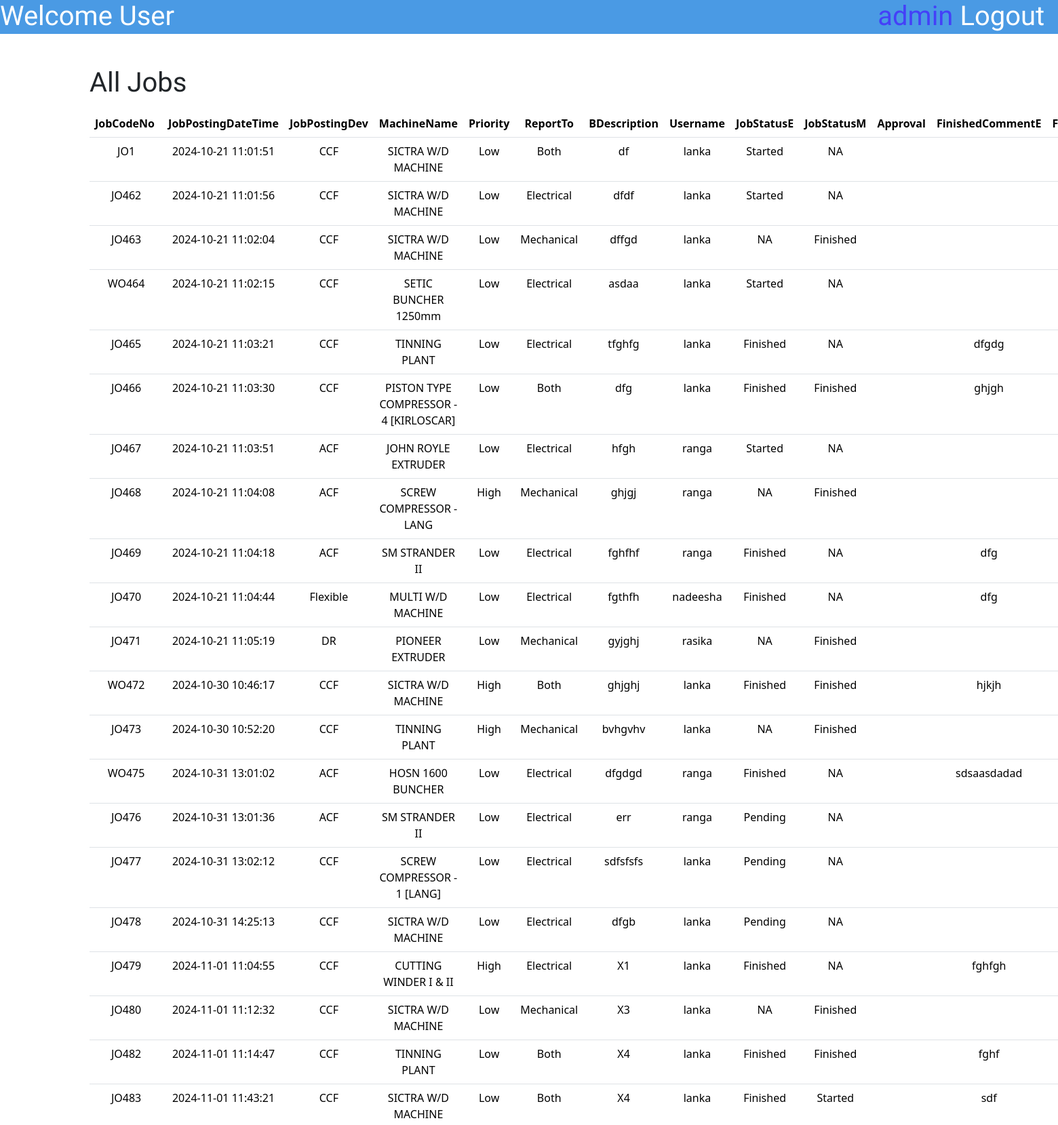
/admin/BrowseJobsAdminUser.php (signed in, upper part), run on the app's committed database.
### tables this page shows
CREATE TABLE `jobdatasheet` (
  `id` int(10) NOT NULL,
  `JobCodeNo` varchar(100) NOT NULL,
  `JobPostingDateTime` varchar(50) NOT NULL,
  `JobFinishingDateTime` varchar(50) DEFAULT NULL,
  `JobPostingDev` enum('ACF','CCF','DR','Flexible','Aluminium Rodmill','Ceylon Copper','Drum Yard','Carpentry','Bail Room') NOT NULL,
  `MachineName` varchar(255) NOT NULL,
  `Priority` enum('High','Low','Critical','') NOT NULL,
  `ReportTo` enum('Electrical','Mechanical','Both','') NOT NULL,
  `BDescription` varchar(500) NOT NULL,
  `Username` varchar(50) NOT NULL,
  `JobStatusE` enum('Pending','Started','Finished','Approved','NA') NOT NULL,
  `JobStatusM` enum('Pending','Started','Finished','Approved','NA') NOT NULL,
  `ManPowerInvolved` varchar(1000) DEFAULT NULL,
  `Certification` enum('Pending Certification','Not Certified','Certified','') NOT NULL,
  `FinishedCommentE` varchar(255) DEFAULT NULL,
  `FinishedCommentM` varchar(500) DEFAULT NULL,
  `TransferCommentE` varchar(500) DEFAULT NULL,
  `TransferCommentM` varchar(500) DEFAULT NULL,
  `ApproveComment` varchar(1000) DEFAULT NULL,
  `DisapproveComment` varchar(1000) DEFAULT NULL,
  `DownTimeE` varchar(500) DEFAULT NULL,
  `DownTimeM` varchar(50) DEFAULT NULL,
  `TryCount` int(10) DEFAULT NULL
);

### admin/BrowseJobsAdminUser.php (the view, shortened to what this page needs)
<?php
include '../connect.php';
?>
<!DOCTYPE html>
<html lang="en">
<head>
    <link href="https://cdn.jsdelivr.net/npm/bootstrap@5.3.3/dist/css/bootstrap.min.css" rel="stylesheet"
>
    <link rel="stylesheet" href="\MaintananceJobCard\styles\SubmitJobstyle.css">
</head>
<body>
    <div class="topbar">
        <h1 class="topbar-text">Welcome <?php echo $_SESSION['workplace'] ?> User</h1>
        <a href="\MaintananceJobCard\logout.php">
            <h1 class="topbar-logout">Logout &nbsp</h1>
        </a>
        <h1 class="topbar-username"><?php echo $_SESSION['username'] ?>&nbsp</h1>
    </div>
    <div class="container mt-5 ">
        <div class="mt-5">
            <h1>All Jobs</h1>
            <table class="table table-hover mt-3">
                <thead>
                    <tr>
                        <th scope="col">JobCodeNo </th>
                        <th scope="col">JobPostingDateTime</th>
                        <th scope="col">JobPostingDev</th>
                        <th scope="col">MachineName</th>
                        <th scope="col">Priority</th>
                        <th scope="col">ReportTo</th>
                        <th scope="col">BDescription</th>
                        <th scope="col">Username</th>
                        <th scope="col">JobStatusE</th>
                        <th scope="col">JobStatusM</th>
                        <th scope="col">Approval</th>
                        <th scope="col">FinishedCommentE</th>
                        <th scope="col">FinishedCommentM</th>
                </thead>
                <tbody>
                    <?php
                    $sql = "Select * from `jobdatasheet` ";
                    $result = mysqli_query($con, $sql);
                    while ($row = mysqli_fetch_assoc($result)) {
                        $JobCodeNo  = $row['JobCodeNo'];
                        $JobPostingDateTime = $row['JobPostingDateTime'];
                        $JobPostingDev = $row['JobPostingDev'];
                        $MachineName = $row['MachineName'];
                        $Priority = $row['Priority'];
                        $ReportTo = $row['ReportTo'];
                        $BDescription = $row['BDescription'];
                        $Username = $row['Username'];
                        $JobStatusE = $row['JobStatusE'];
                        $JobStatusM = $row['JobStatusM'];
                        $Approval = $row['Approval'];
                        $FinishedCommentE = $row['FinishedCommentE'];
                        $FinishedCommentM = $row['FinishedCommentM'];
                        $TransferCommentE = $row['TransferCommentE'];
                        $TransferCommentM = $row['TransferCommentM'];
                        echo
                            "
     <tr>
       <td>$JobCodeNo </td>
    <td>$JobPostingDateTime</td>
<td>$JobPostingDev</td>
<td>$MachineName</td>
<td>$Priority</td>
<td>$ReportTo</td>
<td style='white-space: nowrap; text-overflow:ellipsis; overflow: hidden; max-width:1px;'>$BDescription</td>
<td>$Username</td>
<td>$JobStatusE</td>
<td>$JobStatusM</td>
<td>$Approval</td>
<td>$FinishedCommentE</td>
<td>$FinishedCommentM</td>
<td>$TransferCommentE</td>
<td>$TransferCommentM</td>
      </tr>
      ";
                    } ?>
                </tbody>
            </table>
        </div>
    </div>
</body>
</body>

### styles/SubmitJobstyle.css (style rules this page uses)
div.topbar { height: 50px; width: 100%; background-color: #4A9AE4; }
h1.topbar-text { float: left; font-family: "Jockey One", sans-serif; color: white; }
h1.topbar-username { float: right; font-family: "Jockey One", sans-serif; color: #4440F8; }
h1.topbar-logout { float: right; font-family: "Jockey One", sans-serif; color: white; }

### admin/BrowseJobsAdminUser.php (style rules this page uses)
h1 { font-family: "Jockey One", sans-serif; }
th, td { text-align: center; }

### data on the page
jobdatasheet: JobCodeNo "JO1", JobPostingDateTime "2024-10-21 11:01:51", JobPostingDev "CCF", MachineName "SICTRA W/D MACHINE", Priority "Low", ReportTo "Both", BDescription "df", Username "lanka", JobStatusE "Started", JobStatusM "NA"
jobdatasheet: JobCodeNo "JO462", JobPostingDateTime "2024-10-21 11:01:56", JobPostingDev "CCF", MachineName "SICTRA W/D MACHINE", Priority "Low", ReportTo "Electrical", BDescription "dfdf", Username "lanka", JobStatusE "Started", JobStatusM "NA"
jobdatasheet: JobCodeNo "JO463", JobPostingDateTime "2024-10-21 11:02:04", JobPostingDev "CCF", MachineName "SICTRA W/D MACHINE", Priority "Low", ReportTo "Mechanical", BDescription "dffgd", Username "lanka", JobStatusE "NA", JobStatusM "Finished"
jobdatasheet: JobCodeNo "WO464", JobPostingDateTime "2024-10-21 11:02:15", JobPostingDev "CCF", MachineName "SETIC BUNCHER 1250mm", Priority "Low", ReportTo "Electrical", BDescription "asdaa", Username "lanka", JobStatusE "Started", JobStatusM "NA"
jobdatasheet: JobCodeNo "JO465", JobPostingDateTime "2024-10-21 11:03:21", JobPostingDev "CCF", MachineName "TINNING PLANT", Priority "Low", ReportTo "Electrical", BDescription "tfghfg", Username "lanka", JobStatusE "Finished", JobStatusM "NA", FinishedCommentE "dfgdg"
jobdatasheet: JobCodeNo "JO466", JobPostingDateTime "2024-10-21 11:03:30", JobPostingDev "CCF", MachineName "PISTON TYPE COMPRESSOR - 4 [KIRLOSCAR]", Priority "Low", ReportTo "Both", BDescription "dfg", Username "lanka", JobStatusE "Finished", JobStatusM "Finished", FinishedCommentE "ghjgh"
jobdatasheet: JobCodeNo "JO467", JobPostingDateTime "2024-10-21 11:03:51", JobPostingDev "ACF", MachineName "JOHN ROYLE EXTRUDER", Priority "Low", ReportTo "Electrical", BDescription "hfgh", Username "ranga", JobStatusE "Started", JobStatusM "NA"
jobdatasheet: JobCodeNo "JO468", JobPostingDateTime "2024-10-21 11:04:08", JobPostingDev "ACF", MachineName "SCREW COMPRESSOR - LANG", Priority "High", ReportTo "Mechanical", BDescription "ghjgj", Username "ranga", JobStatusE "NA", JobStatusM "Finished"
jobdatasheet: JobCodeNo "JO469", JobPostingDateTime "2024-10-21 11:04:18", JobPostingDev "ACF", MachineName "SM STRANDER II", Priority "Low", ReportTo "Electrical", BDescription "fghfhf", Username "ranga", JobStatusE "Finished", JobStatusM "NA", FinishedCommentE "dfg"
jobdatasheet: JobCodeNo "JO470", JobPostingDateTime "2024-10-21 11:04:44", JobPostingDev "Flexible", MachineName "MULTI W/D MACHINE", Priority "Low", ReportTo "Electrical", BDescription "fgthfh", Username "nadeesha", JobStatusE "Finished", JobStatusM "NA", FinishedCommentE "dfg"
jobdatasheet: JobCodeNo "JO471", JobPostingDateTime "2024-10-21 11:05:19", JobPostingDev "DR", MachineName "PIONEER EXTRUDER", Priority "Low", ReportTo "Mechanical", BDescription "gyjghj", Username "rasika", JobStatusE "NA", JobStatusM "Finished"
jobdatasheet: JobCodeNo "WO472", JobPostingDateTime "2024-10-30 10:46:17", JobPostingDev "CCF", MachineName "SICTRA W/D MACHINE", Priority "High", ReportTo "Both", BDescription "ghjghj", Username "lanka", JobStatusE "Finished", JobStatusM "Finished", FinishedCommentE "hjkjh"
jobdatasheet: JobCodeNo "JO473", JobPostingDateTime "2024-10-30 10:52:20", JobPostingDev "CCF", MachineName "TINNING PLANT", Priority "High", ReportTo "Mechanical", BDescription "bvhgvhv", Username "lanka", JobStatusE "NA", JobStatusM "Finished"
jobdatasheet: JobCodeNo "WO475", JobPostingDateTime "2024-10-31 13:01:02", JobPostingDev "ACF", MachineName "HOSN 1600 BUNCHER", Priority "Low", ReportTo "Electrical", BDescription "dfgdgd", Username "ranga", JobStatusE "Finished", JobStatusM "NA", FinishedCommentE "sdsaasdadad"
jobdatasheet: JobCodeNo "JO476", JobPostingDateTime "2024-10-31 13:01:36", JobPostingDev "ACF", MachineName "SM STRANDER II", Priority "Low", ReportTo "Electrical", BDescription "err", Username "ranga", JobStatusE "Pending", JobStatusM "NA"
jobdatasheet: JobCodeNo "JO477", JobPostingDateTime "2024-10-31 13:02:12", JobPostingDev "CCF", MachineName "SCREW COMPRESSOR - 1 [LANG]", Priority "Low", ReportTo "Electrical", BDescription "sdfsfsfs", Username "lanka", JobStatusE "Pending", JobStatusM "NA"
jobdatasheet: JobCodeNo "JO478", JobPostingDateTime "2024-10-31 14:25:13", JobPostingDev "CCF", MachineName "SICTRA W/D MACHINE", Priority "Low", ReportTo "Electrical", BDescription "dfgb", Username "lanka", JobStatusE "Pending", JobStatusM "NA"
jobdatasheet: JobCodeNo "JO479", JobPostingDateTime "2024-11-01 11:04:55", JobPostingDev "CCF", MachineName "CUTTING WINDER I & II", Priority "High", ReportTo "Electrical", BDescription "X1", Username "lanka", JobStatusE "Finished", JobStatusM "NA", FinishedCommentE "fghfgh"
jobdatasheet: JobCodeNo "JO480", JobPostingDateTime "2024-11-01 11:12:32", JobPostingDev "CCF", MachineName "SICTRA W/D MACHINE", Priority "Low", ReportTo "Mechanical", BDescription "X3", Username "lanka", JobStatusE "NA", JobStatusM "Finished"
jobdatasheet: JobCodeNo "JO482", JobPostingDateTime "2024-11-01 11:14:47", JobPostingDev "CCF", MachineName "TINNING PLANT", Priority "Low", ReportTo "Both", BDescription "X4", Username "lanka", JobStatusE "Finished", JobStatusM "Finished", FinishedCommentE "fghf"
jobdatasheet: JobCodeNo "JO483", JobPostingDateTime "2024-11-01 11:43:21", JobPostingDev "CCF", MachineName "SICTRA W/D MACHINE", Priority "Low", ReportTo "Both", BDescription "X4", Username "lanka", JobStatusE "Finished", JobStatusM "Started", FinishedCommentE "sdf"

### other printed values
$_SESSION['username'] "admin"
